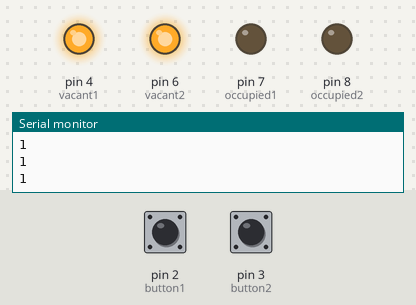
This program was run on a simulated Arduino Uno, built with avr-gcc and run on an emulated ATmega328P. On the bench: output pins drawn as LEDs (lit = HIGH), the last lines printed to the serial monitor. The inputs (shaded band) are chosen by the test bench; at power-on: pin 2 (button1) LOW, pin 3 (button2) LOW.

Above: at 3.2 s.
3.3 s: pin 2 (button1) pulled HIGH for 3.2 s
At 6.7 s:
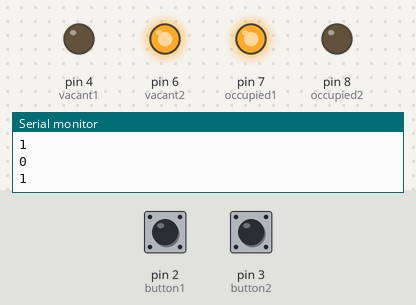
8.0 s: pin 3 (button2) pulled HIGH for 1.45 s
At 9.7 s:
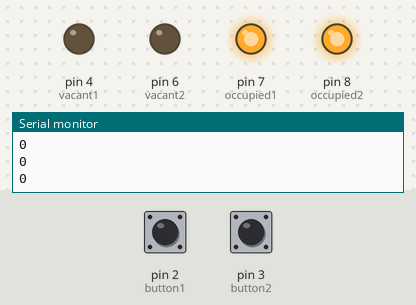
10.9 s: pin 2 (button1) pulled HIGH for 1.45 s
At 12.5 s:
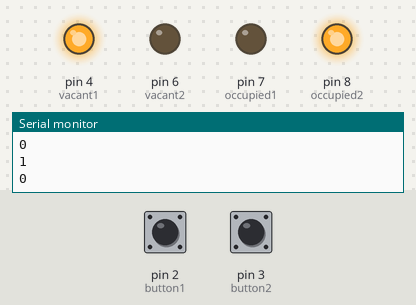
13.8 s: pin 3 (button2) pulled HIGH for 3.2 s
At 17.4 s:
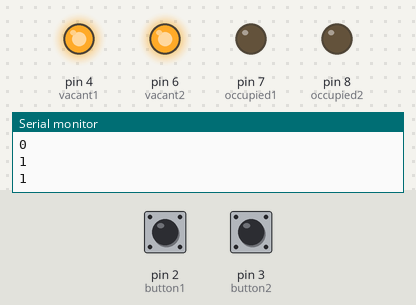
Timing chart, 0 to 18.9 s (numbered marks = the images above; inputs shaded):
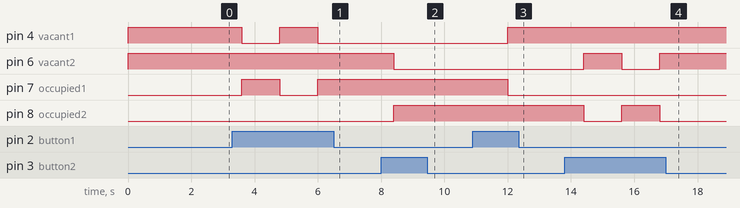

Measured:
- after the input at 3.3 s, pin 4 (vacant1): HIGH → LOW after 0.30 s, → HIGH 1.2 s later, → LOW 1.2 s later; pin 7 (occupied1): LOW → HIGH after 0.30 s, → LOW 1.2 s later, → HIGH 1.2 s later
- after the input at 8.0 s, pin 6 (vacant2): HIGH → LOW after 0.40 s; pin 8 (occupied2): LOW → HIGH after 0.40 s
- after the input at 10.9 s, pin 4 (vacant1): LOW → HIGH after 1.1 s; pin 7 (occupied1): HIGH → LOW after 1.1 s
- after the input at 13.8 s, pin 6 (vacant2): LOW → HIGH after 0.60 s, → LOW 1.2 s later, → HIGH 1.2 s later; pin 8 (occupied2): HIGH → LOW after 0.60 s, → HIGH 1.2 s later, → LOW 1.2 s later

The program:

main.cpp
```cpp
#include <Arduino.h>

// Declaration of variables and their respective pins
int button1 = 2;
int button2 = 3;
int vacant1 = 4;
int vacant2 = 6;
int occupied1 = 7;
int occupied2 = 8;

// Setting the state of the buttons, this will allow the users to simply use a button to determine room occupancy
int buttonState1 = 0;
int buttonState2 = 0;

bool bool_vacant1 = false;
bool bool_vacant2 = false;

void setup() {
    // LED lights are set as the outputs
    pinMode(vacant1, OUTPUT);
    pinMode(occupied1, OUTPUT);
    pinMode(vacant2, OUTPUT);
    pinMode(occupied2, OUTPUT);

    // Buttons are set as inputs to obtain the button states
    pinMode(button1, INPUT);
    pinMode(button2, INPUT);

    // Simply used for debugging and to make sure everything runs smoothly, can be disabled
    Serial.begin(9600);
}

void loop() {
  // Read the state of the buttons
  int state1 = digitalRead(button1);
  int state2 = digitalRead(button2);

  if (state1 == HIGH) {
    buttonState1 += 1;
  }

  if (state2 == HIGH) {
    buttonState2 += 1;
  }

  // Control room occupancy indicators through determination of on/off button states
  if ((buttonState1 % 2) == 0) {
    digitalWrite(vacant1, HIGH);
    digitalWrite(occupied1, LOW);
    bool_vacant1 = true;
  } else {
    digitalWrite(vacant1, LOW);
    digitalWrite(occupied1, HIGH);
    bool_vacant1 = false;
  }

  if ((buttonState2 % 2) == 0) {
    digitalWrite(vacant2, HIGH);
    digitalWrite(occupied2, LOW);
    bool_vacant2 = true;
  } else {
    digitalWrite(vacant2, LOW);
    digitalWrite(occupied2, HIGH);
    bool_vacant2 = false;
  }

  // Output button states to the Serial Monitor
  Serial.println(bool_vacant1);
  Serial.println(bool_vacant2);

  delay(1200);
}
```
